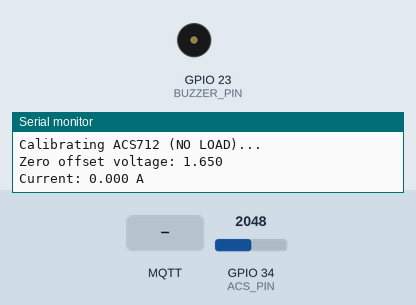
Simulated run of this sketch. Board: ESP32. Parts: buzzer (waves = sounding), the last lines printed to the serial monitor. The test bench sets the inputs (shaded band); at power-on: GPIO 34 (ACS_PIN) = 2048. WiFi joins after 1.5 s; servers stay silent unless stated; no MQTT or app messages arrive unless stated.

Above: at 5.7 s.
5.8 s: GPIO 34 (ACS_PIN) set to 2259
7.7 s: GPIO 34 (ACS_PIN) set to 2367
At 9.2 s:
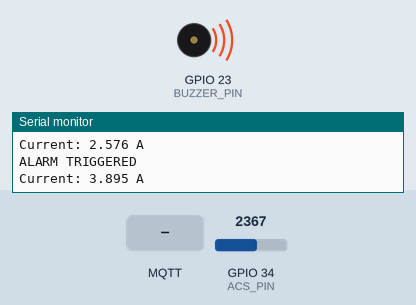
11.5 s: MQTT message "OFF" arrives on the first subscribed topic
At 12.6 s:
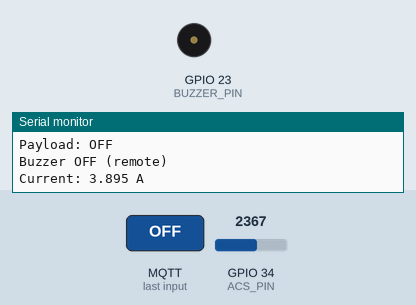
Timing chart, 0 to 14.5 s (numbered marks = the images above; inputs shaded):
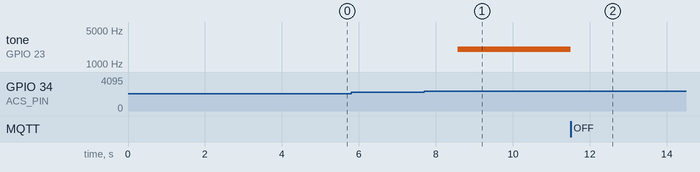

The sketch:

CurrentSensor.ino
```cpp
#include "arduino_secrets.h"

#include <WiFi.h>
#include <PubSubClient.h>

// WIFI CONFIG
const char* ssid     = "Gooners";
const char* password = "Pabg830!";

// MQTT CONFIG
const char* mqtt_server = "192.168.0.90";
const int   mqtt_port   = 1883;

// MQTT TOPICS
const char* topicCurrent = "factory/nodeB/current";
const char* topicCmd     = "factory/nodeB/cmd";
const char* topicAlarm   = "factory/nodeB/alarm";

// PIN DEFINITIONS
const int ACS_PIN    = 34;
const int BUZZER_PIN = 23;

// ADC PARAMETERS
const float ADC_REF = 3.3;
const int   ADC_MAX = 4095;

// ACS712 PARAMETERS
float zeroOffset = 0.0;
const float CURRENT_THRESHOLD = 3.0;
const float SENSITIVITY = 0.066;

//  PASSIVE BUZZER
const uint32_t BUZZER_FREQ = 2000;
const uint8_t  BUZZER_RES  = 8;

// OBJECTS
WiFiClient espClient;
PubSubClient client(espClient);

// WIFI
void connectWiFi() {
  Serial.print("Connecting to WiFi");
  WiFi.begin(ssid, password);

  while (WiFi.status() != WL_CONNECTED) {
    delay(500);
    Serial.print(".");
  }

  Serial.println("\nWiFi connected");
  Serial.print("ESP32 IP: ");
  Serial.println(WiFi.localIP());
}

// MQTT
void connectMQTT() {
  while (!client.connected()) {
    String clientId = "NodeB_" + String((uint32_t)ESP.getEfuseMac(), HEX);
    Serial.print("Connecting to MQTT as ");
    Serial.println(clientId);

    if (client.connect(clientId.c_str())) {
      Serial.println("MQTT connected");
      client.subscribe(topicCmd);
      Serial.print("Subscribed to ");
      Serial.println(topicCmd);
    } else {
      Serial.print("MQTT failed, rc=");
      Serial.println(client.state());
      delay(3000);
    }
  }
}

// MQTT CALLBACK
void callback(char* topic, byte* payload, unsigned int length) {
  Serial.println("\nMQTT message received");

  Serial.print("Topic: ");
  Serial.println(topic);

  String msg;
  for (unsigned int i = 0; i < length; i++) {
    msg += (char)payload[i];
  }

  Serial.print("Payload: ");
  Serial.println(msg);

  if (String(topic) == topicCmd) {
    if (msg == "ON") {
      ledcWrite(BUZZER_PIN, 128);
      Serial.println("Buzzer ON (remote)");
    }
    else if (msg == "OFF") {
      ledcWrite(BUZZER_PIN, 0);
      Serial.println("Buzzer OFF (remote)");
    }
  }
}

// ACS712 CALIBRATION
void calibrateACS712() {
  Serial.println("Calibrating ACS712 (NO LOAD)...");
  delay(2000);

  long sum = 0;
  for (int i = 0; i < 100; i++) {
    sum += analogRead(ACS_PIN);
    delay(10);
  }

  zeroOffset = (sum / 100.0) * ADC_REF / ADC_MAX;
  Serial.print("Zero offset voltage: ");
  Serial.println(zeroOffset, 3);
}

void setup() {
  Serial.begin(115200);

  analogSetAttenuation(ADC_11db);

  // Passive buzzer PWM (ESP32 core v3)
  ledcAttach(BUZZER_PIN, BUZZER_FREQ, BUZZER_RES);
  ledcWrite(BUZZER_PIN, 0);

  connectWiFi();

  client.setServer(mqtt_server, mqtt_port);
  client.setCallback(callback);

  connectMQTT();   // ð  ´ force connection print at startup
  calibrateACS712();
}

void loop() {
  if (!client.connected()) {
    Serial.println("MQTT disconnected, reconnecting...");
    connectMQTT();
  }
  client.loop();

  static unsigned long lastPublish = 0;
  static bool alarmState = false;

  if (millis() - lastPublish >= 2000) {
    lastPublish = millis();

    int adc = analogRead(ACS_PIN);
    float voltage = (adc * ADC_REF) / ADC_MAX;
    float current = abs((voltage - zeroOffset) / SENSITIVITY);

    char msg[16];
    snprintf(msg, sizeof(msg), "%.3f", current);
    client.publish(topicCurrent, msg);

    if (current > CURRENT_THRESHOLD && !alarmState) {
      ledcWrite(BUZZER_PIN, 128);
      client.publish(topicAlarm, "ON", true);
      Serial.println("ALARM TRIGGERED");
      alarmState = true;
    }
    else if (current <= CURRENT_THRESHOLD && alarmState) {
      ledcWrite(BUZZER_PIN, 0);
      client.publish(topicAlarm, "OFF", true);
      Serial.println("ALARM CLEARED");
      alarmState = false;
    }

    Serial.print("Current: ");
    Serial.print(current, 3);
    Serial.println(" A");
  }
}
```

arduino_secrets.h
```cpp

```

Measured:
- the behaviour switches between 2293 and 2294 on GPIO 34 (ACS_PIN) (found by bisection; images 0 and 1)
- after the input at 7.7 s, tone on GPIO 23 (BUZZER_PIN): silent → 2000 Hz after 0.87 s
- after the input at 11.5 s, tone on GPIO 23 (BUZZER_PIN): 2000 Hz → silent at once
